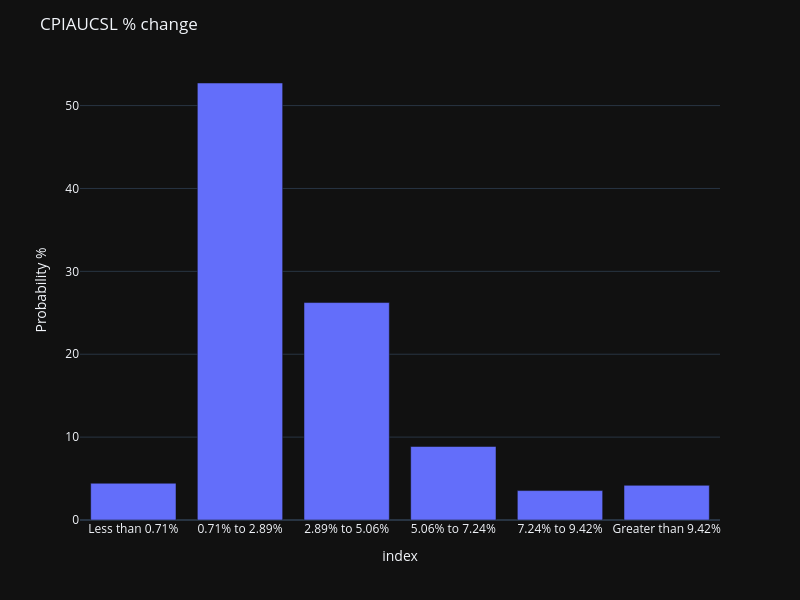

Write notebook code for a chart like this one.
### Code cell
fig = px.bar(
    occurrence_frequencies,
    x=occurrence_frequencies.index,
    y='Probability %',
)

fig.update_layout(
    title=dict(text='CPIAUCSL % change'),
    width=800,
    height=600,
    yaxis=dict(title="Probability %"),
    hovermode="x unified",
    template="plotly_dark"
)

fig.show()

### Figure 1 — Plotly figure (JSON) as saved in the notebook; plotly's stock layout.template omitted (floating-point values rounded to 4 significant figures)
{"data": [{"hovertemplate": "index=%{x}<br>Probability %=%{y}<extra></extra>", "legendgroup": "", "marker": {"color": "#636efa", "pattern": {"shape": ""}}, "name": "", "orientation": "v", "showlegend": false, "textposition": "auto", "type": "bar", "x": ["Less than 0.71%", "0.71% to 2.89%", "2.89% to 5.06%", "5.06% to 7.24%", "7.24% to 9.42%", "Greater than 9.42%"], "xaxis": "x", "y": [4.436, 52.72, 26.24, 8.872, 3.549, 4.183], "yaxis": "y"}], "layout": {"barmode": "relative", "height": 600, "hovermode": "x unified", "legend": {"tracegroupgap": 0}, "margin": {"t": 60}, "title": {"text": "CPIAUCSL % change"}, "width": 800, "xaxis": {"anchor": "y", "domain": [0, 1], "title": {"text": "index"}}, "yaxis": {"anchor": "x", "domain": [0, 1], "title": {"text": "Probability %"}}}}
